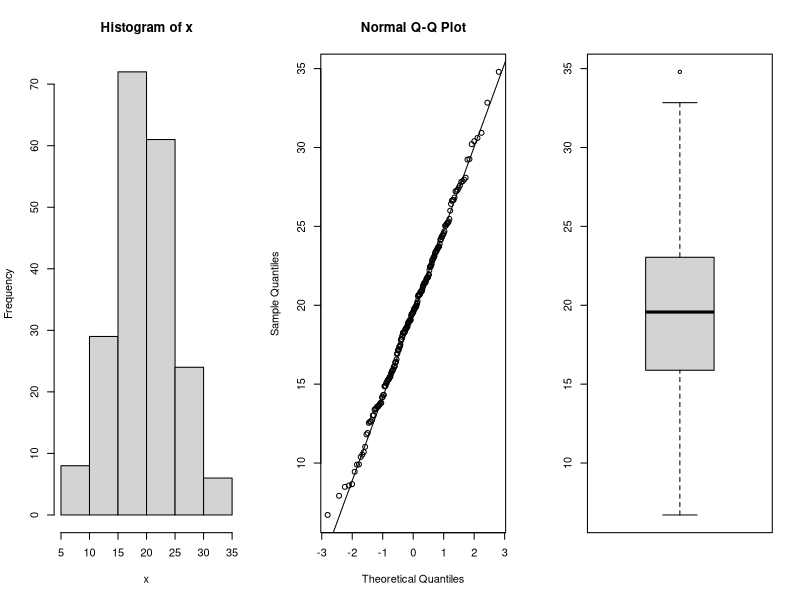

The R script that drew this image:
# FUNCTIONS
# note: a vector is a data structure for storing similar kinds of data,
# a list is a data structure that can be used to store different kinds of data

my.vector.1 <- c("Ela", 22, FALSE)
my.vector.1  # prints all of them as character vectors
typeof(my.vector.1)

my.vector.2 <- c(FALSE, TRUE, 1)
my.vector.2
typeof(my.vector.2)  # prints them all as double


my.list <- list("Ela", 22, TRUE)
my.list
sapply(my.list, typeof)

kid.1 <- list(name="Ela", age=22, is.male=FALSE)
kid.1

kid.1$name
kid.1$weight

c(typeof(kid.1$name), typeof(kid.1["name"]))  # the first one is character, second one is list

# -----------------

addOne <- function(x){
  x + 1
}

addOne(12)


calculatePercentage <- function(x, y, d){  # numerator, denominator, desired num. of decimal values
   decimal <- x / y  # calculate decimal value
   round(100 * decimal, d)  # convert to decimal and round to d digits
}
calculatePercentage(3, 51, 2)


createPatientRecord <- function(full.name, weight, height) {
  name.list <- strsplit(full.name, split=" ")[[1]]
  first.name <- name.list[1]
  last.name <- name.list[2]
  weight.in.kg <- weight / 2.2
  height.in.m <- height * 0.0254
  bmi <- weight.in.kg / (height.in.m ^ 2)  # body mass index
  list(first.name=first.name, last.name=last.name, weight=weight.in.kg, height=height.in.m, bmi=bmi)
}

createPatientRecord("yusuf gokce", 56, 175)


fiveAverages <- function(x){
  c(average=mean(x), trimmed=mean(x, trim = 0.10), median=median(x), geometricmean = prod(x)^(1/length(x)),
    harmonicmean=1/mean(1/x))
}
x <- rnorm(200, mean=20, sd=5)  # vector of 200 kids with weigh mean 20 and standard deviation 5
# this function generates randomly normally distributed variables
par(mfrow=c(1,3))
hist(x)
qqnorm(x)
qqline(x)
boxplot(x)

fiveAverages(x)


# if else
calculateLetterGrade <- function(x){
  if(x >= 90) {
    grade <- "A"
  }
  else if(x >= 80) {
    grade <- "B"
  }
  else if(x >= 70) {
    grade <- "C"
  }
  else{
    grade <- "F"
  }
}

# note: c means "combine" Parantez i??indeki de??erleri (say??lar, metinler vb.) al??p tek bir 
# vekt??r (veya liste) haline getirir.
# sayilar <- c(1, 5, 8, 10)
# ????kt??: [1]  1  5  8 10
# isimler <- c("Ali", "Ay??e", "Fatma")
# ????kt??: [1] "Ali"   "Ay??e"  "Fatma"

course.grades <- c(92, 88, 84, 75, 91)
course.grades
sapply(course.grades, FUN=calculateLetterGrade)  # sapply bir liste veya vekt??r ??zerindeki her ????eye bir
# fonksiyon uygulayan ve sonucu m??mk??nse basitle??tirerek (vekt??r veya matris olarak) d??nd??ren 
# lapply'??n "basitle??tirilmi??" (simplified) bir versiyonudur.

addOne <- function(x){
  return(x+1)
}
addOne(15)
